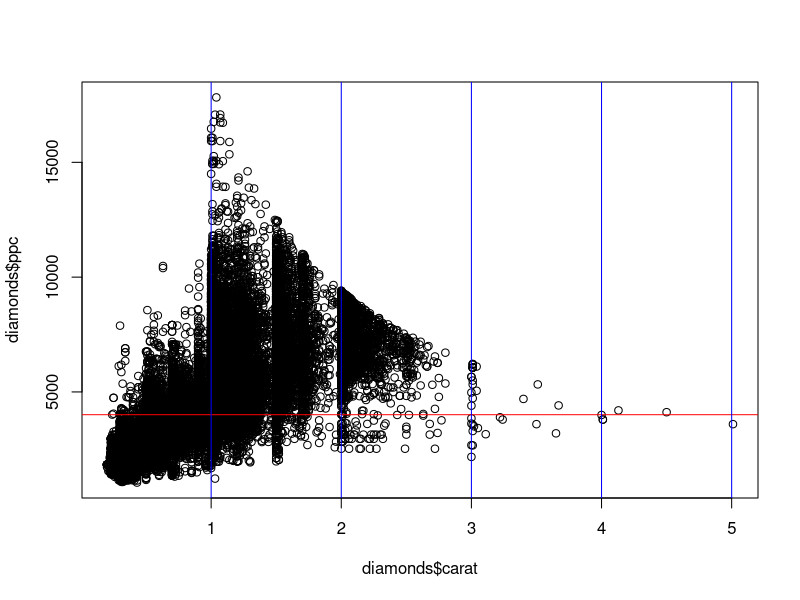

Write the R code that produced this figure.
###### DSSC Practical 4
#### Base R data exploration
#### Diamonds data


## Exercise 5.31

#install.packages("ggplot2")

library("ggplot2")
data(diamonds, package = "ggplot2")
?diamonds

dim(diamonds)
names(diamonds)
str(diamonds)
summary(diamonds)


## Exercise 5.32
# how many observations and variables?

dim(diamonds)

## Exercise 5.33
# how many factor type variables are there?

str(diamonds) # 3

## Exercise 5.34
# print first few observations

head(diamonds)

## Exercise 5.35
# summary statistics

summary(diamonds)

## Exercise 5.36
# find the total value of all ideal cut diamonds
# with colour code 'D' and with depth percentage of 60 or less
# is the total value greater than $200,000?

total.value <- sum(diamonds[diamonds$cut == "Ideal" & diamonds$color == "D" & diamonds$depth <= 60, "price"])
total.value

total.value > 200000
total.value <= 200000


## Exercise 5.37
# create a new variable called ppc in the diamonds dataframe
# containing price per carat of each diamond
# compute the median price per carat

diamonds["ppc"] <- diamonds$price / diamonds$carat

names(diamonds)
str(diamonds)
summary(diamonds)

median(diamonds$ppc)


## Exercise 5.38
# plot a scatterplot of carat on the x-axis and ppc on the y-axis

plot(diamonds$carat, diamonds$ppc)


## Exercise 5.39
# add a horizontal line for the mean ppc
# add vertical lines for carat = 1, 2, 3, 4, 5
# what range of carats seem to attract the highest ppc?

abline(h = mean(diamonds$ppc), col = "red")
abline(v = c(1, 2, 3, 4, 5), col = "blue")

# the 1:2 carat diamonds seem to attract the highest ppc


## Exercise 5.40
# create two new data frames
# contain only the diamonds carat between 1 and 2
# first has ppc exceeding 10,000
# second has ppc less than or equal to 10,000
# provide counts for clarity of each dataframe

diamonds.lowppc <- diamonds[(1 <= diamonds$carat) & (diamonds$carat <= 2) & (diamonds$ppc <= 10000), ]
diamonds.highppc <- diamonds[(1 <= diamonds$carat) & (diamonds$carat <= 2) & (diamonds$ppc > 10000), ]

str(diamonds.lowppc)
str(diamonds.highppc)

table(diamonds.lowppc$clarity)
table(diamonds.highppc$clarity)


## Exercise 5.41
# what is the price, number of carats,
# cut and clarity of the most expensive diamond in the data?

expensive <- diamonds[diamonds$price == max(diamonds$price), ]
expensive[, c("price", "carat", "cut", "clarity")]

## Exercise 5.42
# are there any diamonds which have more carats, superior cut
# and superior clarity than the most expensive diamond?
# what is the biggest saving you could make if you just wanted
# to improve on these characteristics?

diamonds.better <- diamonds[diamonds$carat > expensive$carat &
                              diamonds$cut > expensive$cut &
                              diamonds$clarity > expensive$clarity
                              , ]

diamonds.better

cheapest.better <- diamonds.better[diamonds.better$price == min(diamonds.better$price), ]
cheapest.better

saving <- abs(cheapest.better$price - expensive$price)
saving
